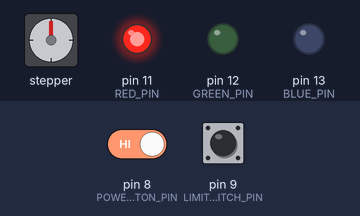
The sketch below on a simulated Arduino Uno, built with avr-gcc and run on an emulated ATmega328P. Shown: stepper motor, output pins drawn as LEDs (lit = HIGH). Inputs (shaded band) come from the test bench; at power-on: pin 9 (LIMIT_SWITCH_PIN) HIGH, pin 8 (POWER_BUTTON_PIN) HIGH. Stepper angles assume 200 steps per turn.

Above: at 1.2 s.
1.3 s: pin 9 (LIMIT_SWITCH_PIN) pulled LOW for 0.15 s
At 1.37 s:
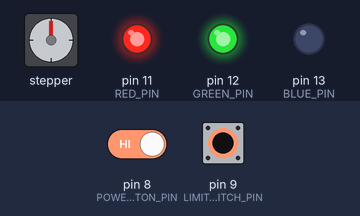
2.9 s: pin 9 (LIMIT_SWITCH_PIN) pulled LOW for 3.2 s
At 7.2 s:
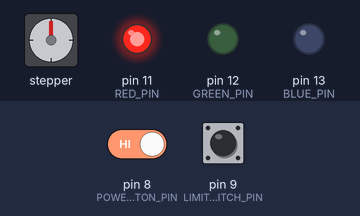
7.6 s: pin 8 (POWER_BUTTON_PIN) driven LOW and pin 9 (LIMIT_SWITCH_PIN) driven LOW
At 7.75 s:
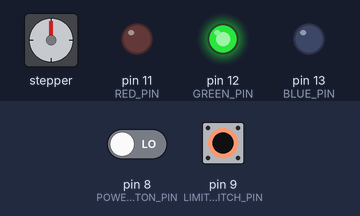
10.6 s: pin 8 (POWER_BUTTON_PIN) driven HIGH
At 11.8 s:
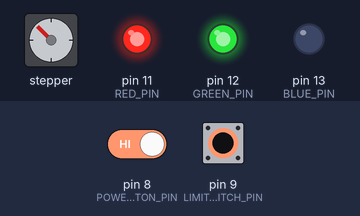
12.1 s: pin 9 (LIMIT_SWITCH_PIN) driven HIGH
At 13.0 s:
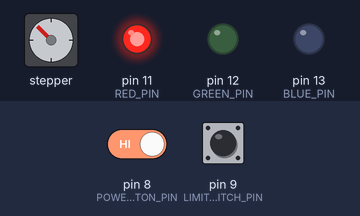
13.6 s: pin 9 (LIMIT_SWITCH_PIN) driven LOW
At 14.1 s:
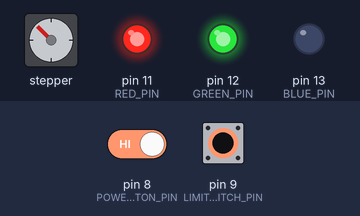
Timing chart, 0 to 16.1 s (numbered marks = the images above; inputs shaded):
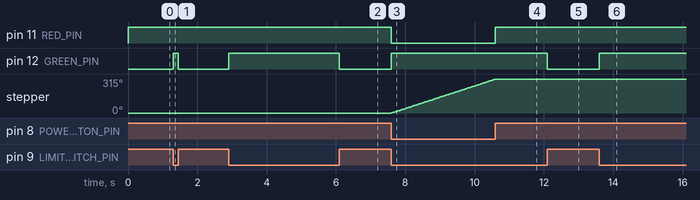

The sketch:

syringe_pump_code.ino
```cpp
#include <AccelStepper.h>


// configure pins
AccelStepper stepper(AccelStepper::DRIVER, 3, 2);


// units: mm
// options: 20mL syringe has a 19.1mm diameter, 10mL syringe has a 14.8mm diameter
const float SYRINGE_DIA = 19;


// units: mL/min
const float FLOW_RATE = 40;


// area calculations (units: mm^2)
const float SYRINGE_RAD = SYRINGE_DIA / 2;
float AREA = PI * SYRINGE_RAD * SYRINGE_RAD;


// units: mm
const int SCREW_LEAD = 8;


const int POWER_BUTTON_PIN = 8;
const int LIMIT_SWITCH_PIN = 9;


const int RED_PIN = 11;
const int GREEN_PIN = 12;
const int BLUE_PIN = 13;


// PI constant is already defined in Arduino


void setup() {
// units: steps/s
float motorSpeed = FLOW_RATE * 1000 / (AREA * 60 * 0.04);


stepper.setMaxSpeed(1000);
stepper.setSpeed(motorSpeed);


// start serial connection
Serial.begin(9600);
// configure pins 8 and 9 as inputs (for the power button and limit switch) and enable the internal pullup resistor
pinMode(POWER_BUTTON_PIN, INPUT_PULLUP);
pinMode(LIMIT_SWITCH_PIN, INPUT_PULLUP);


// configure LED pins
pinMode(RED_PIN, OUTPUT);
pinMode(GREEN_PIN, OUTPUT);
pinMode(BLUE_PIN, OUTPUT);
}


void loop() {
int powerButtonVal = digitalRead(POWER_BUTTON_PIN);
int limitSwitchVal = digitalRead(LIMIT_SWITCH_PIN);
 // if the power button is pushed and the limit switch is not, run the stepper motor
if (!powerButtonVal && !limitSwitchVal) {
  stepper.runSpeed();
}


// turn the LED red for stopped, green for going, yellow for paused
if (limitSwitchVal) {
  setColor(255, 0, 0); // red
}
else if (!powerButtonVal && !limitSwitchVal) {
  setColor(0, 255, 0); // green
}
else {
  setColor(255, 165, 0); // yellow
}
}


void setColor(int redVal, int greenVal, int blueVal) {
analogWrite(RED_PIN, redVal);
analogWrite(GREEN_PIN, greenVal);
analogWrite(BLUE_PIN, blueVal);
}
```

Measured:
- after the input at 1.3 s, pin 12 (GREEN_PIN): LOW → HIGH at once, → LOW 0.15 s later
- after the input at 2.9 s, pin 12 (GREEN_PIN): LOW → HIGH at once, → LOW 3.2 s later
- after the input at 7.6 s, pin 11 (RED_PIN): HIGH → LOW at once; pin 12 (GREEN_PIN): LOW → HIGH at once; stepper: keeps turning clockwise at about 105°/s, starting at once
- after the input at 10.6 s, pin 11 (RED_PIN): LOW → HIGH at once
- after the input at 12.1 s, pin 12 (GREEN_PIN): HIGH → LOW at once
- after the input at 13.6 s, pin 12 (GREEN_PIN): LOW → HIGH at once
